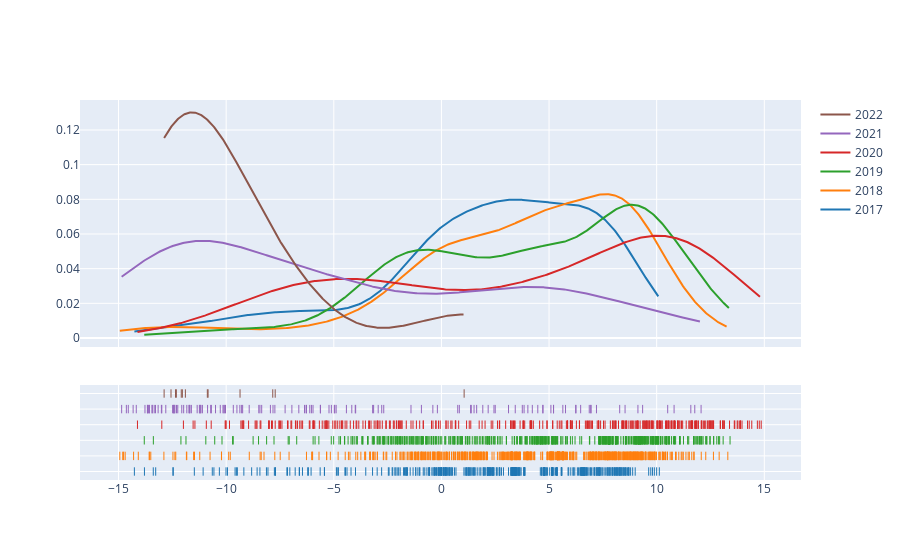

Notebook cell for this chart:
### Code cell
fig.update_layout(height=800)
fig

### Figure 1 — Plotly figure (JSON) as saved in the notebook; plotly's stock layout.template omitted (floating-point values rounded to 4 significant figures; data arrays with more than 128 entries replaced by an {"elided": "..."} marker saying what was removed)
{"data": [{"legendgroup": "2017", "marker": {"color": "rgb(31, 119, 180)"}, "mode": "lines", "name": "2017", "showlegend": true, "type": "scatter", "x": {"elided": "500 float values"}, "xaxis": "x", "y": {"elided": "500 float values"}, "yaxis": "y"}, {"legendgroup": "2018", "marker": {"color": "rgb(255, 127, 14)"}, "mode": "lines", "name": "2018", "showlegend": true, "type": "scatter", "x": {"elided": "500 float values"}, "xaxis": "x", "y": {"elided": "500 float values"}, "yaxis": "y"}, {"legendgroup": "2019", "marker": {"color": "rgb(44, 160, 44)"}, "mode": "lines", "name": "2019", "showlegend": true, "type": "scatter", "x": {"elided": "500 float values"}, "xaxis": "x", "y": {"elided": "500 float values"}, "yaxis": "y"}, {"legendgroup": "2020", "marker": {"color": "rgb(214, 39, 40)"}, "mode": "lines", "name": "2020", "showlegend": true, "type": "scatter", "x": {"elided": "500 float values"}, "xaxis": "x", "y": {"elided": "500 float values"}, "yaxis": "y"}, {"legendgroup": "2021", "marker": {"color": "rgb(148, 103, 189)"}, "mode": "lines", "name": "2021", "showlegend": true, "type": "scatter", "x": {"elided": "500 float values"}, "xaxis": "x", "y": {"elided": "500 float values"}, "yaxis": "y"}, {"legendgroup": "2022", "marker": {"color": "rgb(140, 86, 75)"}, "mode": "lines", "name": "2022", "showlegend": true, "type": "scatter", "x": {"elided": "500 float values"}, "xaxis": "x", "y": {"elided": "500 float values"}, "yaxis": "y"}, {"legendgroup": "2017", "marker": {"color": "rgb(31, 119, 180)", "symbol": "line-ns-open"}, "mode": "markers", "name": "2017", "showlegend": false, "type": "scatter", "x": {"elided": "361 float values"}, "xaxis": "x", "y": {"elided": "361 int values"}, "yaxis": "y2"}, {"legendgroup": "2018", "marker": {"color": "rgb(255, 127, 14)", "symbol": "line-ns-open"}, "mode": "markers", "name": "2018", "showlegend": false, "type": "scatter", "x": {"elided": "598 float values"}, "xaxis": "x", "y": {"elided": "598 int values"}, "yaxis": "y2"}, {"legendgroup": "2019", "marker": {"color": "rgb(44, 160, 44)", "symbol": "line-ns-open"}, "mode": "markers", "name": "2019", "showlegend": false, "type": "scatter", "x": {"elided": "451 float values"}, "xaxis": "x", "y": {"elided": "451 int values"}, "yaxis": "y2"}, {"legendgroup": "2020", "marker": {"color": "rgb(214, 39, 40)", "symbol": "line-ns-open"}, "mode": "markers", "name": "2020", "showlegend": false, "type": "scatter", "x": {"elided": "323 float values"}, "xaxis": "x", "y": {"elided": "323 int values"}, "yaxis": "y2"}, {"legendgroup": "2021", "marker": {"color": "rgb(148, 103, 189)", "symbol": "line-ns-open"}, "mode": "markers", "name": "2021", "showlegend": false, "type": "scatter", "x": {"elided": "129 float values"}, "xaxis": "x", "y": {"elided": "129 int values"}, "yaxis": "y2"}, {"legendgroup": "2022", "marker": {"color": "rgb(140, 86, 75)", "symbol": "line-ns-open"}, "mode": "markers", "name": "2022", "showlegend": false, "type": "scatter", "x": [-12.35, -12.04, -10.88, -12.56, 1.055, -12.09, -7.723, -11.89, -7.836, -12.31, -9.355, -12.88, -10.84], "xaxis": "x", "y": [2022, 2022, 2022, 2022, 2022, 2022, 2022, 2022, 2022, 2022, 2022, 2022, 2022], "yaxis": "y2"}], "layout": {"autosize": true, "barmode": "overlay", "hovermode": "closest", "legend": {"traceorder": "reversed"}, "xaxis": {"anchor": "y2", "autorange": true, "domain": [0, 1], "range": [-16.75, 16.66], "type": "linear", "zeroline": false}, "yaxis": {"anchor": "free", "autorange": true, "domain": [0.35, 1], "position": 0, "range": [-0.005184, 0.1373], "type": "linear"}, "yaxis2": {"anchor": "x", "autorange": true, "domain": [0, 0.25], "dtick": 1, "range": [2017.0, 2022.0], "showticklabels": false, "type": "linear"}}}
